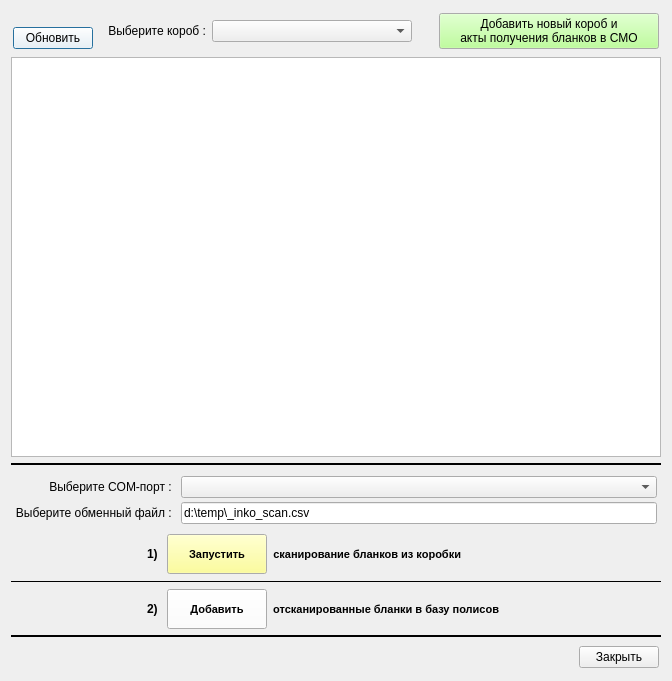
<?xml version="1.0" encoding="UTF-8"?>
<ui version="4.0">
 <class>add_blank_scan_wnd</class>
 <widget class="QDialog" name="add_blank_scan_wnd">
  <property name="geometry">
   <rect>
    <x>0</x>
    <y>0</y>
    <width>668</width>
    <height>681</height>
   </rect>
  </property>
  <property name="minimumSize">
   <size>
    <width>0</width>
    <height>600</height>
   </size>
  </property>
  <property name="windowTitle">
   <string>Сканирование новых бланков полисов единого образца</string>
  </property>
  <layout class="QVBoxLayout" name="verticalLayout" stretch="0,1,0,0,0,0,0,0,0">
   <item>
    <layout class="QHBoxLayout" name="horizontalLayout_2">
     <property name="spacing">
      <number>2</number>
     </property>
     <property name="leftMargin">
      <number>2</number>
     </property>
     <property name="topMargin">
      <number>2</number>
     </property>
     <property name="rightMargin">
      <number>2</number>
     </property>
     <property name="bottomMargin">
      <number>2</number>
     </property>
     <item>
      <layout class="QVBoxLayout" name="verticalLayout_3">
       <property name="spacing">
        <number>2</number>
       </property>
       <property name="leftMargin">
        <number>0</number>
       </property>
       <property name="topMargin">
        <number>0</number>
       </property>
       <property name="rightMargin">
        <number>0</number>
       </property>
       <property name="bottomMargin">
        <number>0</number>
       </property>
       <item>
        <spacer name="verticalSpacer">
         <property name="orientation">
          <enum>Qt::Vertical</enum>
         </property>
         <property name="sizeHint" stdset="0">
          <size>
           <width>5</width>
           <height>5</height>
          </size>
         </property>
        </spacer>
       </item>
       <item>
        <widget class="QPushButton" name="bn_refresh">
         <property name="palette">
          <palette>
           <active>
            <colorrole role="Button">
             <brush brushstyle="SolidPattern">
              <color alpha="255">
               <red>255</red>
               <green>255</green>
               <blue>255</blue>
              </color>
             </brush>
            </colorrole>
           </active>
           <inactive>
            <colorrole role="Button">
             <brush brushstyle="SolidPattern">
              <color alpha="255">
               <red>255</red>
               <green>255</green>
               <blue>255</blue>
              </color>
             </brush>
            </colorrole>
           </inactive>
           <disabled>
            <colorrole role="Button">
             <brush brushstyle="SolidPattern">
              <color alpha="255">
               <red>255</red>
               <green>255</green>
               <blue>255</blue>
              </color>
             </brush>
            </colorrole>
           </disabled>
          </palette>
         </property>
         <property name="text">
          <string>Обновить</string>
         </property>
         <property name="icon">
          <iconset resource="_inko_pol2_res.qrc">
           <normaloff>:/refresh.png</normaloff>:/refresh.png</iconset>
         </property>
        </widget>
       </item>
      </layout>
     </item>
     <item>
      <widget class="QLabel" name="label">
       <property name="text">
        <string>    Выберите короб : </string>
       </property>
      </widget>
     </item>
     <item>
      <widget class="QComboBox" name="combo_boxes">
       <property name="minimumSize">
        <size>
         <width>200</width>
         <height>0</height>
        </size>
       </property>
       <property name="maxVisibleItems">
        <number>50</number>
       </property>
      </widget>
     </item>
     <item>
      <spacer name="horizontalSpacer_2">
       <property name="orientation">
        <enum>Qt::Horizontal</enum>
       </property>
       <property name="sizeHint" stdset="0">
        <size>
         <width>40</width>
         <height>20</height>
        </size>
       </property>
      </spacer>
     </item>
     <item>
      <widget class="QPushButton" name="bn_add_box">
       <property name="minimumSize">
        <size>
         <width>220</width>
         <height>0</height>
        </size>
       </property>
       <property name="palette">
        <palette>
         <active>
          <colorrole role="Button">
           <brush brushstyle="SolidPattern">
            <color alpha="255">
             <red>170</red>
             <green>255</green>
             <blue>127</blue>
            </color>
           </brush>
          </colorrole>
         </active>
         <inactive>
          <colorrole role="Button">
           <brush brushstyle="SolidPattern">
            <color alpha="255">
             <red>170</red>
             <green>255</green>
             <blue>127</blue>
            </color>
           </brush>
          </colorrole>
         </inactive>
         <disabled>
          <colorrole role="Button">
           <brush brushstyle="SolidPattern">
            <color alpha="255">
             <red>170</red>
             <green>255</green>
             <blue>127</blue>
            </color>
           </brush>
          </colorrole>
         </disabled>
        </palette>
       </property>
       <property name="text">
        <string>Добавить новый короб и
акты получения бланков в СМО</string>
       </property>
      </widget>
     </item>
    </layout>
   </item>
   <item>
    <widget class="QTableView" name="blanks_tab">
     <property name="minimumSize">
      <size>
       <width>650</width>
       <height>0</height>
      </size>
     </property>
     <property name="selectionMode">
      <enum>QAbstractItemView::SingleSelection</enum>
     </property>
     <property name="selectionBehavior">
      <enum>QAbstractItemView::SelectRows</enum>
     </property>
     <attribute name="horizontalHeaderMinimumSectionSize">
      <number>20</number>
     </attribute>
     <attribute name="verticalHeaderDefaultSectionSize">
      <number>20</number>
     </attribute>
    </widget>
   </item>
   <item>
    <widget class="Line" name="line">
     <property name="frameShadow">
      <enum>QFrame::Plain</enum>
     </property>
     <property name="lineWidth">
      <number>2</number>
     </property>
     <property name="orientation">
      <enum>Qt::Horizontal</enum>
     </property>
    </widget>
   </item>
   <item>
    <widget class="QFrame" name="pan_barcode">
     <layout class="QFormLayout" name="formLayout_2">
      <property name="fieldGrowthPolicy">
       <enum>QFormLayout::AllNonFixedFieldsGrow</enum>
      </property>
      <property name="labelAlignment">
       <set>Qt::AlignRight|Qt::AlignTrailing|Qt::AlignVCenter</set>
      </property>
      <property name="verticalSpacing">
       <number>4</number>
      </property>
      <property name="leftMargin">
       <number>4</number>
      </property>
      <property name="topMargin">
       <number>4</number>
      </property>
      <property name="rightMargin">
       <number>4</number>
      </property>
      <property name="bottomMargin">
       <number>4</number>
      </property>
      <item row="0" column="0">
       <widget class="QLabel" name="label_12">
        <property name="minimumSize">
         <size>
          <width>150</width>
          <height>0</height>
         </size>
        </property>
        <property name="font">
         <font>
          <weight>50</weight>
          <bold>false</bold>
         </font>
        </property>
        <property name="text">
         <string> Выберите COM-порт : </string>
        </property>
        <property name="alignment">
         <set>Qt::AlignRight|Qt::AlignTrailing|Qt::AlignVCenter</set>
        </property>
       </widget>
      </item>
      <item row="0" column="1">
       <widget class="QComboBox" name="combo_comport">
        <property name="editable">
         <bool>false</bool>
        </property>
        <property name="maxVisibleItems">
         <number>50</number>
        </property>
       </widget>
      </item>
      <item row="1" column="0">
       <widget class="QLabel" name="label_13">
        <property name="minimumSize">
         <size>
          <width>150</width>
          <height>0</height>
         </size>
        </property>
        <property name="font">
         <font>
          <weight>50</weight>
          <bold>false</bold>
         </font>
        </property>
        <property name="text">
         <string>Выберите обменный файл : </string>
        </property>
        <property name="alignment">
         <set>Qt::AlignRight|Qt::AlignTrailing|Qt::AlignVCenter</set>
        </property>
       </widget>
      </item>
      <item row="1" column="1">
       <widget class="QLineEdit" name="line_file">
        <property name="text">
         <string>d:\temp\_inko_scan.csv</string>
        </property>
       </widget>
      </item>
     </layout>
    </widget>
   </item>
   <item>
    <layout class="QHBoxLayout" name="horizontalLayout">
     <item>
      <widget class="QFrame" name="frame">
       <property name="minimumSize">
        <size>
         <width>150</width>
         <height>0</height>
        </size>
       </property>
       <property name="frameShape">
        <enum>QFrame::NoFrame</enum>
       </property>
       <property name="frameShadow">
        <enum>QFrame::Raised</enum>
       </property>
       <widget class="QLabel" name="label_14">
        <property name="geometry">
         <rect>
          <x>0</x>
          <y>10</y>
          <width>150</width>
          <height>20</height>
         </rect>
        </property>
        <property name="minimumSize">
         <size>
          <width>150</width>
          <height>0</height>
         </size>
        </property>
        <property name="font">
         <font>
          <pointsize>9</pointsize>
          <weight>75</weight>
          <bold>true</bold>
         </font>
        </property>
        <property name="text">
         <string>1) </string>
        </property>
        <property name="alignment">
         <set>Qt::AlignRight|Qt::AlignTrailing|Qt::AlignVCenter</set>
        </property>
       </widget>
      </widget>
     </item>
     <item>
      <widget class="QPushButton" name="bn_start_scaner">
       <property name="minimumSize">
        <size>
         <width>100</width>
         <height>40</height>
        </size>
       </property>
       <property name="palette">
        <palette>
         <active>
          <colorrole role="Button">
           <brush brushstyle="SolidPattern">
            <color alpha="255">
             <red>255</red>
             <green>255</green>
             <blue>127</blue>
            </color>
           </brush>
          </colorrole>
         </active>
         <inactive>
          <colorrole role="Button">
           <brush brushstyle="SolidPattern">
            <color alpha="255">
             <red>255</red>
             <green>255</green>
             <blue>127</blue>
            </color>
           </brush>
          </colorrole>
         </inactive>
         <disabled>
          <colorrole role="Button">
           <brush brushstyle="SolidPattern">
            <color alpha="255">
             <red>255</red>
             <green>255</green>
             <blue>127</blue>
            </color>
           </brush>
          </colorrole>
         </disabled>
        </palette>
       </property>
       <property name="font">
        <font>
         <pointsize>8</pointsize>
         <weight>75</weight>
         <bold>true</bold>
        </font>
       </property>
       <property name="text">
        <string>Запустить</string>
       </property>
      </widget>
     </item>
     <item>
      <widget class="QLabel" name="label_2">
       <property name="font">
        <font>
         <pointsize>8</pointsize>
         <weight>75</weight>
         <bold>true</bold>
        </font>
       </property>
       <property name="text">
        <string>сканирование бланков из коробки</string>
       </property>
       <property name="alignment">
        <set>Qt::AlignRight|Qt::AlignTrailing|Qt::AlignVCenter</set>
       </property>
      </widget>
     </item>
     <item>
      <spacer name="horizontalSpacer_5">
       <property name="orientation">
        <enum>Qt::Horizontal</enum>
       </property>
       <property name="sizeHint" stdset="0">
        <size>
         <width>40</width>
         <height>20</height>
        </size>
       </property>
      </spacer>
     </item>
    </layout>
   </item>
   <item>
    <widget class="Line" name="line_2">
     <property name="frameShadow">
      <enum>QFrame::Plain</enum>
     </property>
     <property name="lineWidth">
      <number>1</number>
     </property>
     <property name="orientation">
      <enum>Qt::Horizontal</enum>
     </property>
    </widget>
   </item>
   <item>
    <layout class="QHBoxLayout" name="horizontalLayout_3">
     <item>
      <widget class="QLabel" name="label_15">
       <property name="minimumSize">
        <size>
         <width>150</width>
         <height>0</height>
        </size>
       </property>
       <property name="font">
        <font>
         <pointsize>9</pointsize>
         <weight>75</weight>
         <bold>true</bold>
        </font>
       </property>
       <property name="text">
        <string>2) </string>
       </property>
       <property name="alignment">
        <set>Qt::AlignRight|Qt::AlignTrailing|Qt::AlignVCenter</set>
       </property>
      </widget>
     </item>
     <item>
      <widget class="QPushButton" name="bn_process_scaner">
       <property name="minimumSize">
        <size>
         <width>100</width>
         <height>40</height>
        </size>
       </property>
       <property name="palette">
        <palette>
         <active>
          <colorrole role="Button">
           <brush brushstyle="SolidPattern">
            <color alpha="255">
             <red>255</red>
             <green>255</green>
             <blue>255</blue>
            </color>
           </brush>
          </colorrole>
         </active>
         <inactive>
          <colorrole role="Button">
           <brush brushstyle="SolidPattern">
            <color alpha="255">
             <red>255</red>
             <green>255</green>
             <blue>255</blue>
            </color>
           </brush>
          </colorrole>
         </inactive>
         <disabled>
          <colorrole role="Button">
           <brush brushstyle="SolidPattern">
            <color alpha="255">
             <red>255</red>
             <green>255</green>
             <blue>255</blue>
            </color>
           </brush>
          </colorrole>
         </disabled>
        </palette>
       </property>
       <property name="font">
        <font>
         <pointsize>8</pointsize>
         <weight>75</weight>
         <bold>true</bold>
        </font>
       </property>
       <property name="text">
        <string>Добавить</string>
       </property>
      </widget>
     </item>
     <item>
      <widget class="QLabel" name="label_3">
       <property name="font">
        <font>
         <pointsize>8</pointsize>
         <weight>75</weight>
         <bold>true</bold>
        </font>
       </property>
       <property name="text">
        <string>отсканированные бланки в базу полисов</string>
       </property>
       <property name="alignment">
        <set>Qt::AlignRight|Qt::AlignTrailing|Qt::AlignVCenter</set>
       </property>
      </widget>
     </item>
     <item>
      <spacer name="horizontalSpacer_7">
       <property name="orientation">
        <enum>Qt::Horizontal</enum>
       </property>
       <property name="sizeHint" stdset="0">
        <size>
         <width>40</width>
         <height>20</height>
        </size>
       </property>
      </spacer>
     </item>
    </layout>
   </item>
   <item>
    <widget class="Line" name="line_3">
     <property name="frameShadow">
      <enum>QFrame::Plain</enum>
     </property>
     <property name="lineWidth">
      <number>2</number>
     </property>
     <property name="orientation">
      <enum>Qt::Horizontal</enum>
     </property>
    </widget>
   </item>
   <item>
    <layout class="QHBoxLayout" name="horizontalLayout_5">
     <property name="leftMargin">
      <number>2</number>
     </property>
     <property name="topMargin">
      <number>2</number>
     </property>
     <property name="rightMargin">
      <number>2</number>
     </property>
     <property name="bottomMargin">
      <number>2</number>
     </property>
     <item>
      <spacer name="horizontalSpacer_6">
       <property name="orientation">
        <enum>Qt::Horizontal</enum>
       </property>
       <property name="sizeHint" stdset="0">
        <size>
         <width>40</width>
         <height>20</height>
        </size>
       </property>
      </spacer>
     </item>
     <item>
      <widget class="QPushButton" name="bn_cansel">
       <property name="minimumSize">
        <size>
         <width>80</width>
         <height>0</height>
        </size>
       </property>
       <property name="text">
        <string>Закрыть</string>
       </property>
      </widget>
     </item>
    </layout>
   </item>
  </layout>
 </widget>
 <resources>
  <include location="_inko_pol2_res.qrc"/>
 </resources>
 <connections/>
</ui>
